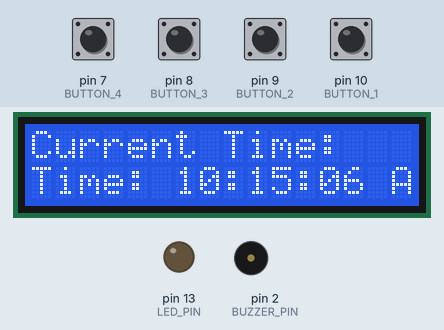
This sketch was run on a simulated Arduino Uno, built with avr-gcc and run on an emulated ATmega328P. Parts: 16×2 character LCD, output pins drawn as LEDs (lit = HIGH), buzzer (waves = sounding, pin HIGH). The inputs (shaded band) are chosen by the test bench; at power-on: pin 7 (BUTTON_4), pin 8 (BUTTON_3), pin 9 (BUTTON_2), pin 10 (BUTTON_1) LOW.

Above: at 1.2 s.
1.3 s: pin 9 (BUTTON_2) pulled HIGH for 0.25 s
At 1.85 s:
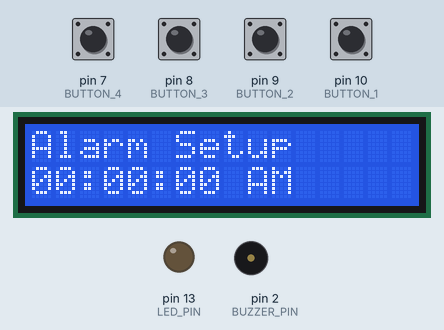
4.1 s: pin 7 (BUTTON_4) pulled HIGH for 0.25 s
At 6.9 s:
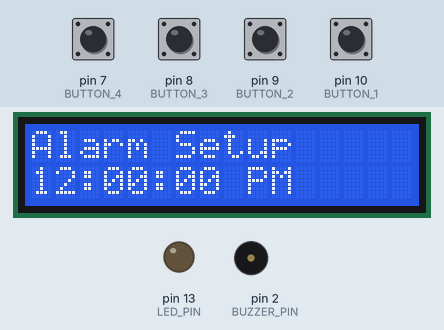
7.0 s: pin 10 (BUTTON_1) pulled HIGH for 1 s
At 7.58 s:
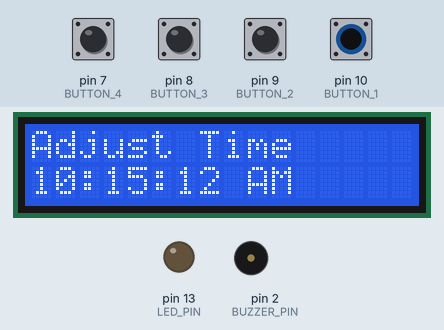
9.5 s: pin 9 (BUTTON_2) pulled HIGH for 1 s
At 10.08 s:
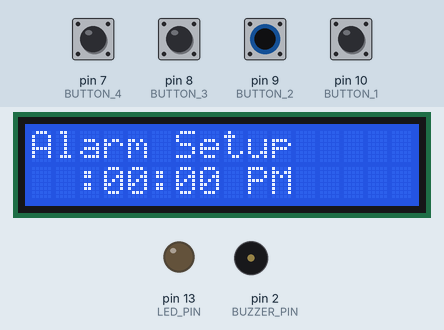
12.0 s: pin 8 (BUTTON_3) pulled HIGH for 1 s
At 13.11 s:
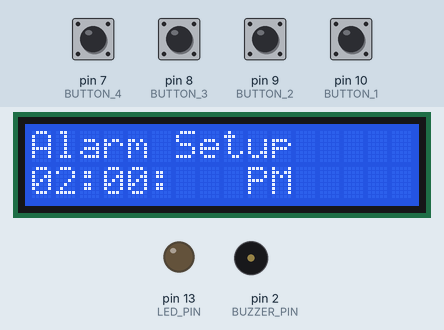
14.5 s: pin 7 (BUTTON_4) pulled HIGH for 1 s
At 15.6 s:
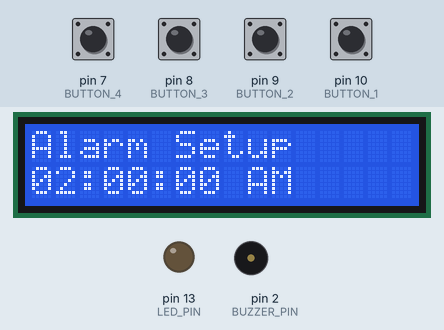
Timing chart, 0 to 17.5 s (numbered marks = the images above; inputs shaded):
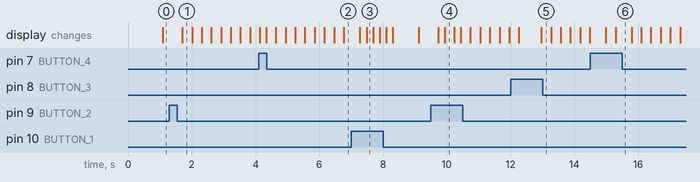

Measured:
- after the input at 1.3 s, the display: changes after 0.40 s (image 1)
- after the input at 4.1 s, the display: first differs from a run without the input after 0.24 s (image 2 shows a later state)
- after the input at 7.0 s, the display: first changes after 0.27 s (image 3 shows a later state)
- after the input at 9.5 s, the display: first changes after 0.23 s (image 4 shows a later state)

The sketch:

clock.ino
```cpp
#include <LiquidCrystal.h>

const int RS_PIN = 12,

EN_PIN = 11,
D5_PIN = 6,
D6_PIN = 5,
D7_PIN = 4,
D8_PIN = 3;

LiquidCrystal display(RS_PIN, EN_PIN, D5_PIN, D6_PIN, D7_PIN, D8_PIN);

bool alarmEnabled = false, stopwatchActive = false, timerActive = false;
const int BUZZER_PIN = 2, LED_PIN = 13;
const int BUTTON_1 = 10;
const int BUTTON_2 = 9;
const int BUTTON_3 = 8;
const int BUTTON_4 = 7;

int currentHour = 10, currentMinute = 15, currentSecond = 5, blinkState = 0, millisCount = 0, lastUpdateTime = 0, currentTime;
int alarmHour = 0, alarmMinute = 0, alarmSecond = 0;
int currentMode = 0;
int AM_PM_Flag = 0, Alarm_AM_PM_Flag = 0;

int buttonState1; // Stores the state of BUTTON_1
int buttonState2;
int buttonState3;
int buttonState4;

void setup() {
  display.begin(16, 2);
  pinMode(BUTTON_2, INPUT);
  pinMode(BUTTON_3, INPUT);
  pinMode(BUTTON_4, INPUT);
  pinMode(BUTTON_1, INPUT);
  pinMode(BUZZER_PIN, OUTPUT);
  pinMode(LED_PIN, OUTPUT);
  Serial.begin(9600);
}

void loop(){
  if(currentMode == 0) showClock();
  else if(currentMode == 1) adjustTime();
  else if(currentMode == 2) configureAlarm();
  else if(currentMode == 3) configureTimer();
  else if(currentMode == 4) startStopwatch();
}

void updateState(){
  buttonState1 = digitalRead(BUTTON_1);
  buttonState2 = digitalRead(BUTTON_2);
  buttonState3 = digitalRead(BUTTON_3);
  buttonState4 = digitalRead(BUTTON_4);

  if(buttonState1 || buttonState2 || buttonState3 || buttonState4) {
    if(buttonState1 == 1){
      currentMode = 1;
    }
    if(buttonState2 == 1){
      currentMode = 2;
    }
    if(buttonState3 == 1){
      currentMode = 3;
    }
    if(buttonState4 == 1){
      currentMode = 4;
    }
  } else {
    currentMode = 0;
  }
}

void showClock(){
  display.setCursor(0, 0);
  display.print("Current Time:");
  display.setCursor(0, 1);
  display.print("Time: ");
  if(currentHour < 10) display.print("0");
  display.print(currentHour);
  display.print(":");
  if(currentMinute < 10) display.print("0");
  display.print(currentMinute);
  display.print(":");
  if(currentSecond < 10) display.print("0");
  display.print(currentSecond);

  if(AM_PM_Flag == 0) display.print(" AM");
  if(AM_PM_Flag == 1) display.print(" PM");

  updateState();
  delay(200);
  updateClock(&currentHour, &currentMinute, &currentSecond, &currentTime, &lastUpdateTime, &millisCount, &AM_PM_Flag);
}

void updateClock(int* hr, int* min, int* sec, int* now, int* lastTime, int* mls, int* flag){
 int hourIncrement = 0;
 *now = millis();
 *mls += (*now - *lastTime);
 *lastTime = *now;

 if(*mls >= 1000){
  *sec += (*mls / 1000);
  *mls %= 1000;
  }
 if(*sec >= 60){
   *min += *sec / 60;
   *sec %= 60;
  }
 if(*min >= 60){
   hourIncrement = *min / 60;
   *min %= 60;
  }
  if(hourIncrement % 24 == 0); // no change in hour
  else {
    hourIncrement %= 24;
    if(hourIncrement < 12){
      if(*hr == 12){
        *hr = hourIncrement;
      }
      else if(*hr + hourIncrement >= 12){
        *hr -= 12;
        *flag = *flag == 0 ? 1 : 0;
      }
    }
    else{
      *hr = ((*hr + hourIncrement) % 12);
      *flag = *flag == 0 ? 1 : 0;
    }
    if(*flag == 0 && *hr == 12) *hr = 0;
    else if(*flag == 1 && *hr == 0) *hr = 12;
  }
  if(alarmEnabled) triggerAlarm();
}

void adjustTime() {
  int *timeVariable;
  int cursorX, cursorY;
  display.clear();

  int changeFocus = 1; // 1=hour, 2=minute, 3=second
  while(true)
  {
    display.setCursor(0, 0);
    display.print("Adjust Time");
    display.setCursor(0, 1);
    if(currentHour < 10) display.print("0");
    display.print(currentHour);
    display.print(":");
    if(currentMinute < 10) display.print("0");
    display.print(currentMinute);
    display.print(":");
    if(currentSecond < 10) display.print("0");
    display.print(currentSecond);

    if(AM_PM_Flag == 0) display.print(" AM");
    if(AM_PM_Flag == 1) display.print(" PM");

    buttonState1 = digitalRead(BUTTON_1);
    buttonState2 = digitalRead(BUTTON_2);
    buttonState3 = digitalRead(BUTTON_3);
    buttonState4 = digitalRead(BUTTON_4);

    if(buttonState1 == 1){
      currentMode = 0;
      delay(200);
      break;
    }
    if(buttonState3 == 1){
      if(changeFocus == 3) changeFocus = 0;
      changeFocus += 1;
      delay(200);
    }
    if(changeFocus == 1){
      timeVariable = &currentHour;
      cursorX = 0;
      cursorY = 1;

      if(digitalRead(BUTTON_2) == 1){
        currentHour += 1;
        if(currentHour == 13) currentHour = 1;
        else if(currentHour == 12 && AM_PM_Flag == 0) currentHour = 0;
        delay(200);
      }
    }
    if(changeFocus == 2){
      timeVariable = &currentMinute;
      cursorX = 3;
      cursorY = 1;

      if(digitalRead(BUTTON_2) == 1){
        currentMinute += 1;
        if(currentMinute == 60) currentMinute = 0;
        delay(200);
      }
    }
    if(changeFocus == 3){
      timeVariable = &currentSecond;
      cursorX = 6;
      cursorY = 1;

      if(digitalRead(BUTTON_2) == 1){
        currentSecond += 1;
        if(currentSecond == 60) currentSecond = 0;
        delay(200);
      }
    }
    if(buttonState4 == 1){
      AM_PM_Flag = AM_PM_Flag == 0 ? 1 : 0;
      if(AM_PM_Flag == 0 && currentHour == 12) currentHour = 0;
      else if(AM_PM_Flag == 1 && currentHour == 0) currentHour = 12;
      delay(200);
    }
    blinkCursor(*timeVariable, cursorX, cursorY);
    updateClock(&currentHour, &currentMinute, &currentSecond, &currentTime, &lastUpdateTime, &millisCount, &AM_PM_Flag);
  }
}

void configureAlarm() {
  int *alarmVariable;
  int cursorX, cursorY;
  display.clear();

  int changeFocus = 1; // 1=hour, 2=minute, 3=second
  while(true)
  {
    display.setCursor(0, 0);
    display.print("Alarm Setup");
    display.setCursor(0, 1);
    if(alarmHour < 10) display.print("0");
    display.print(alarmHour);
    display.print(":");
    if(alarmMinute < 10) display.print("0");
    display.print(alarmMinute);
    display.print(":");
    if(alarmSecond < 10) display.print("0");
    display.print(alarmSecond);

    if(Alarm_AM_PM_Flag == 0) display.print(" AM");
    if(Alarm_AM_PM_Flag == 1) display.print(" PM");

    buttonState1 = digitalRead(BUTTON_1);
    buttonState2 = digitalRead(BUTTON_2);
    buttonState3 = digitalRead(BUTTON_3);
    buttonState4 = digitalRead(BUTTON_4);

    if(buttonState1 == 1){
      currentMode = 0;
      delay(200);
      break;
    }
    if(buttonState3 == 1){
      if(changeFocus == 3) changeFocus = 0;
      changeFocus += 1;
      delay(200);
    }
    if(changeFocus == 1){
      alarmVariable = &alarmHour;
      cursorX = 0;
      cursorY = 1;

      if(digitalRead(BUTTON_2) == 1){
        alarmHour += 1;
        if(alarmHour == 13) alarmHour = 1;
        else if(alarmHour == 12 && Alarm_AM_PM_Flag == 0) alarmHour = 0;
        delay(200);
      }
    }
    if(changeFocus == 2){
      alarmVariable = &alarmMinute;
      cursorX = 3;
      cursorY = 1;

      if(digitalRead(BUTTON_2) == 1){
        alarmMinute += 1;
        if(alarmMinute == 60) alarmMinute = 0;
        delay(200);
      }
    }
    if(changeFocus == 3){
      alarmVariable = &alarmSecond;
      cursorX = 6;
      cursorY = 1;

      if(digitalRead(BUTTON_2) == 1){
        alarmSecond += 1;
        if(alarmSecond == 60) alarmSecond = 0;
        delay(200);
      }
    }
    if(buttonState4 == 1){
      Alarm_AM_PM_Flag = Alarm_AM_PM_Flag == 0 ? 1 : 0;
      if(Alarm_AM_PM_Flag == 0 && alarmHour == 12) alarmHour = 0;
      else if(Alarm_AM_PM_Flag == 1 && alarmHour == 0) alarmHour = 12;
      delay(200);
    }
    blinkCursor(*alarmVariable, cursorX, cursorY);
    updateClock(&currentHour, &currentMinute, &currentSecond, &currentTime, &lastUpdateTime, &millisCount, &AM_PM_Flag);
  }
}

void configureTimer() {
  // Timer setup logic here
}

void startStopwatch() {
  // Stopwatch logic here
}

void blinkCursor(int timeVariable, int cursorX, int cursorY) {
  display.setCursor(cursorX, cursorY);
  if(blinkState == 0){
    if(timeVariable < 10) display.print("0");
    display.print(timeVariable);
    blinkState = 1;
  }
  else{
    display.print("  ");
    blinkState = 0;
  }
  delay(300);
}

void triggerAlarm() {
  if(currentHour == alarmHour && currentMinute == alarmMinute && currentSecond == alarmSecond && AM_PM_Flag == Alarm_AM_PM_Flag){
    digitalWrite(BUZZER_PIN, HIGH);
    digitalWrite(LED_PIN, HIGH);
    delay(1000);
    digitalWrite(BUZZER_PIN, LOW);
    digitalWrite(LED_PIN, LOW);
  }
}
```
